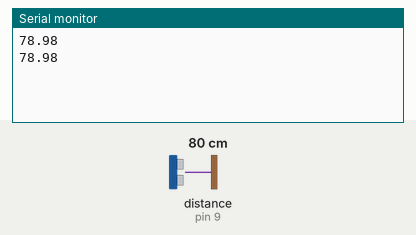
The sketch below on a simulated Arduino Uno, built with avr-gcc and run on an emulated ATmega328P. On the bench: the last lines printed to the serial monitor. Wiring (inferred from the names in the program): ultrasonic range finder: trigger pin 8; echo pin 9. The test bench sets the inputs (shaded band); at power-on: distance to the obstacle (sensor on pin 9) 80 cm. The echo pulse lasts 58.3 µs per cm.

Above: at 1.8 s.
1.9 s: distance to the obstacle (sensor on pin 9) set to 2 cm
At 2.8 s:
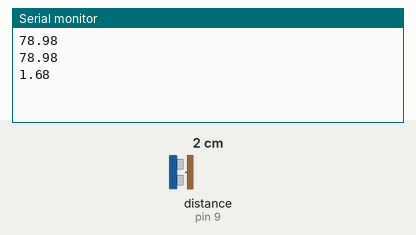
3.4 s: distance to the obstacle (sensor on pin 9) set to 4 cm
At 4.5 s:
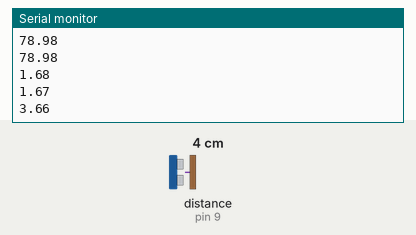
Timing chart, 0 to 6.4 s (numbered marks = the images above; inputs shaded):
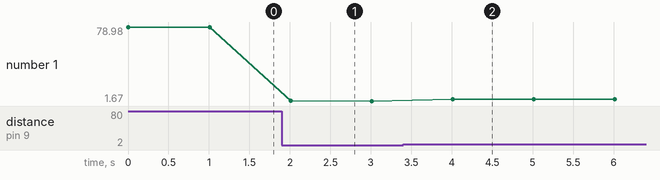

Measured:
- after the input at 1.9 s, the serial monitor: prints a new line after 0.11 s (image 1)
- after the input at 3.4 s, the serial monitor: prints a new line after 0.61 s (image 2)
- plotted number 1: 78.98 → 1.67 after the input at 1.9 s, 1.67 → 3.66 after the input at 3.4 s

The sketch:

sketch_hc_sr04.ino
```cpp
// ARDUINO用プログラム

int trig = 8; // 出力ピン
int echo = 9; // 入力ピン

void setup() {
  Serial.begin(9600);
  pinMode(trig,OUTPUT);
  pinMode(echo,INPUT);
  }

void loop() {
  // 超音波の出力終了
  digitalWrite(trig,LOW);
  delayMicroseconds(1);

  // 超音波を出力
  digitalWrite(trig,HIGH);
  delayMicroseconds(11);

  // 超音波を出力終了
  digitalWrite(trig,LOW);

  // 出力した超音波が返って来る時間を計測
  int t = pulseIn(echo,HIGH);

  // 計測した時間と音速から反射物までの距離を計算
  float distance = t*0.017;

  // 計算結果をシリアル通信で出力
  Serial.println(distance);
  delay(1000);
}
```
